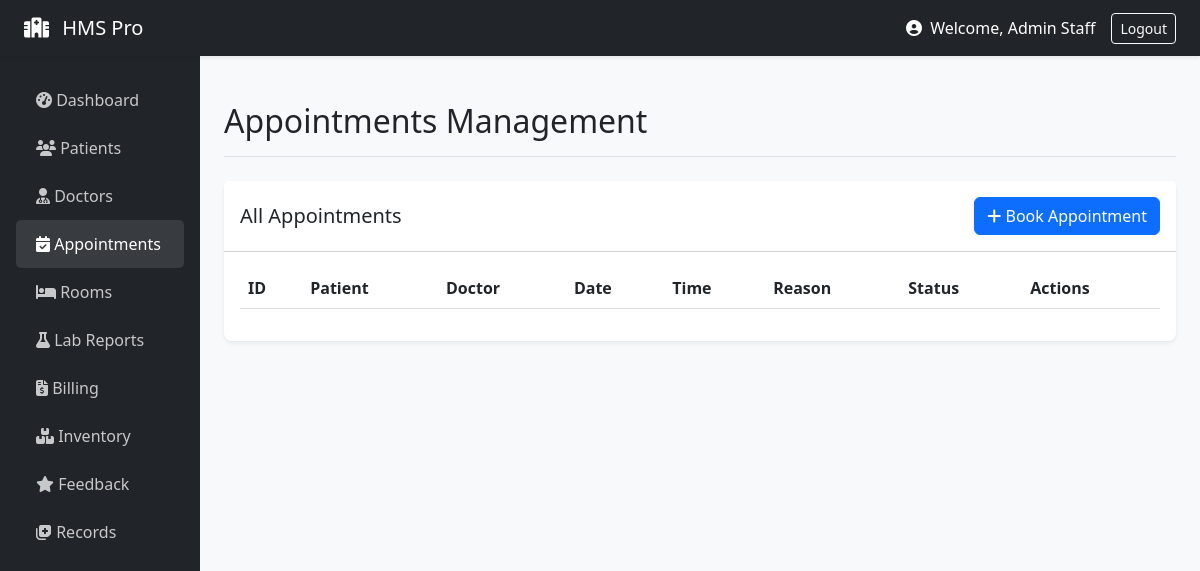
/staff/appointments (signed in), run on an earlier commit of the app's database.
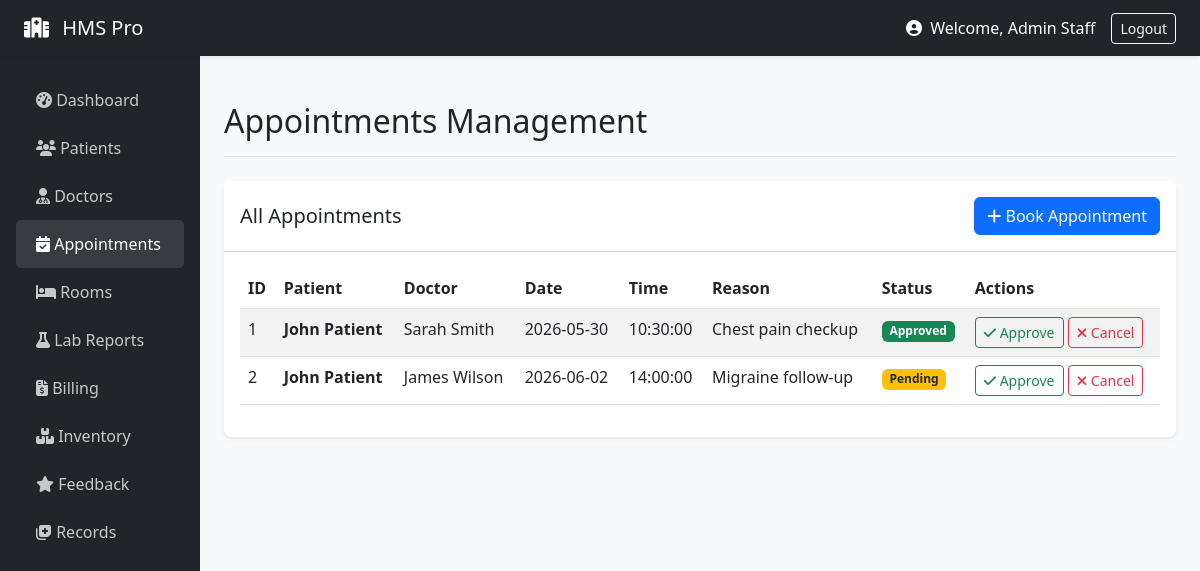
And on a later commit of the database.
### models/__init__.py (models this page shows, shortened)
class Appointment(db.Model):
    id = db.Column(db.Integer, primary_key=True)
    patient_id = db.Column(db.Integer, db.ForeignKey('user.id'))
    doctor_id = db.Column(db.Integer, db.ForeignKey('user.id'))
    department = db.Column(db.String(100))
    hospital_branch = db.Column(db.String(100))
    appointment_type = db.Column(db.String(50))
    date = db.Column(db.Date, nullable=False)
    time = db.Column(db.Time, nullable=False)
    status = db.Column(db.String(20), default='Pending')
    reason = db.Column(db.Text)
    symptoms = db.Column(db.Text)
    created_at = db.Column(db.DateTime, default=datetime.utcnow)
    patient = db.relationship('User', foreign_keys=[patient_id])
    doctor = db.relationship('User', foreign_keys=[doctor_id])

class User(UserMixin, db.Model):
    id = db.Column(db.Integer, primary_key=True)
    email = db.Column(db.String(120), unique=True, nullable=False)
    name = db.Column(db.String(100), nullable=False)
    role = db.Column(db.String(20), nullable=False)
    password_hash = db.Column(db.String(200), nullable=False)
    age = db.Column(db.Integer)
    gender = db.Column(db.String(10))
    staff_role = db.Column(db.String(50))
    department = db.Column(db.String(50))
    staff_id = db.Column(db.String(20))
    created_at = db.Column(db.DateTime, default=datetime.utcnow)

### routes/staff.py (the view, shortened to what this page needs)
@staff_bp.route('/appointments', methods=['GET', 'POST'])
def appointments():
    form = AppointmentForm()
    doctors = User.query.filter_by(role='staff').all() # or 'doctor' if you use that role
    form.doctor_id.choices = [(d.id, d.name) for d in doctors]
    patients = User.query.filter_by(role='patient').all()
    form.patient_id.choices = [(p.id, p.name) for p in patients]
    query = Appointment.query
    if request.args.get('status'): query = query.filter_by(status=request.args.get('status'))
    if request.args.get('doctor_id'): query = query.filter_by(doctor_id=request.args.get('doctor_id'))
    if request.args.get('date'):
        try:
            filter_date = datetime.strptime(request.args.get('date'), '%Y-%m-%d').date()
            query = query.filter_by(date=filter_date)
        except ValueError:
            pass
    appointments = query.all()
    return render_template('appointments.html', appointments=appointments, form=form)

### models/__init__.py (called while the page is built)
@login_manager.user_loader
def load_user(user_id):
    return User.query.get(int(user_id))

### routes/staff.py (called while the page is built)
def staff_required(f):
    @wraps(f)
    def decorated_function(*args, **kwargs):
        if current_user.role != 'staff':
            flash('Staff access only', 'danger')
            return redirect(url_for('auth.login'))
        return f(*args, **kwargs)
    return decorated_function

@staff_bp.before_request
@login_required
@staff_required
def before_request():
    pass

### templates/appointments.html (shortened to what this page needs)
{% extends "base.html" %}
{% block page_title %}Appointments Management{% endblock %}
{% block content %}
<div class="card">
    <div class="card-header bg-white d-flex justify-content-between align-items-center py-3">
        <h5 class="mb-0">All Appointments</h5>
        <button type="button" class="btn btn-primary" data-bs-toggle="modal" data-bs-target="#addApptModal">
            <i class="fas fa-plus"></i> Book Appointment
        </button>
    </div>
    <div class="card-body">
        <table class="table table-striped table-hover datatable w-100">
            <thead>
                <tr>
                    <th>ID</th>
                    <th>Patient</th>
                    <th>Doctor</th>
                    <th>Date</th>
                    <th>Time</th>
                    <th>Reason</th>
                    <th>Status</th>
                    <th>Actions</th>
                </tr>
            </thead>
            <tbody>
                {% for appt in appointments %}
                <tr>
                    <td>{{ appt.id }}</td>
                    <td><strong>{{ appt.patient.name if appt.patient else 'Unknown' }}</strong></td>
                    <td>{{ appt.doctor.name if appt.doctor else 'Unknown' }}</td>
                    <td>{{ appt.date }}</td>
                    <td>{{ appt.time }}</td>
                    <td>{{ appt.reason }}</td>
                    <td>
                        {% if appt.status == 'Approved' %}
                        <span class="badge bg-success">Approved</span>
                        {% elif appt.status == 'Pending' %}
                        <span class="badge bg-warning text-dark">Pending</span>
                        {% else %}
                        <span class="badge bg-secondary">{{ appt.status }}</span>
                        {% endif %}
                    </td>
                    <td>
                        <a href="#" class="btn btn-sm btn-outline-success"><i class="fas fa-check"></i> Approve</a>
                        <a href="#" class="btn btn-sm btn-outline-danger"><i class="fas fa-times"></i> Cancel</a>
                    </td>
                </tr>
                {% endfor %}
            </tbody>
        </table>
    </div>
</div>
{% endblock %}

What changed in the data, as far as the page shows it:
added Appointment: id "1", patient "John Patient", doctor "Sarah Smith", date "2026-05-30", time "10:30:00", reason "Chest pain checkup", status "Approved"
added Appointment: id "2", patient "John Patient", doctor "James Wilson", date "2026-06-02", time "14:00:00", reason "Migraine follow-up", status "Pending"
